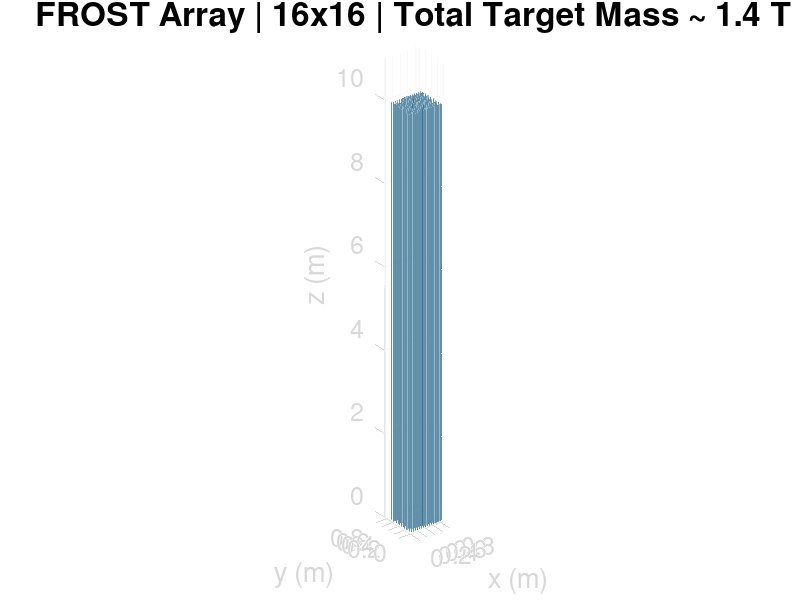

The MATLAB script that drew this image: (Note: this script raises an error after producing the figure.)
% hex -- base script for hex grid
% ~ Mark J. Duvall ~ mjduvall@hawaii.edu ~ 05/2022 ~ %
% NOTE: For the 16x16 array of 1"x10m tubes, the array dimensions are:
%   L   =   1.34 m
%   W   =   1.10 m
%   H   =  10.15 m
%   A_f =   1.48 m^2   % A_f = footprint area (i.e., just L*W)
%   V   =  15.01 m^3

%Copyright (C) 2022 Mark J. Duvall / T. Rocks Science
%
%    This program is free software: you can redistribute it and/or modify
%    it under the terms of the GNU General Public License as published by
%    the Free Software Foundation, either version 3 of the License, or
%    (at your option) any later version.
%
%    This program is distributed in the hope that it will be useful,
%    but WITHOUT ANY WARRANTY; without even the implied warranty of
%    MERCHANTABILITY or FITNESS FOR A PARTICULAR PURPOSE.  See the
%    GNU General Public License for more details.
%
%    You should have received a copy of the GNU General Public License
%    along with this program.  If not, see <http://www.gnu.org/licenses/>.

% general init
f = figure;
ax = axes;
% D = 25.4; %% SET SCALE: diameter in mm (for RAT-PAC compatibility)
D = .0254; %% SET SCALE: diameter in m
% D = .3; %% SET SCALE: diameter in m
S = 2 * D; % spacing
r = [1 1] * 0.5 * D; % tube radius
X = zeros(1,6);
Y = X;
L = 1000/2.54 * D; % tube height / tube diameter
% L = 10/2.54 * D; % tube height / tube diameter
% L = 10; % for development

% array size
maxrc_default = 16;
% b_maxrc = exist('maxrc');
% if b_maxrc ~= 0
%   maxrows = maxrc;
%   maxcols = maxrc;
% else
  maxrows = maxrc_default;
  maxcols = maxrc_default;
% endif


% dummy column
[x y z] = cylinder(r);
z = L * z;
% s0 = surfl(x,y,z);
hold on

% MAIN
for row = [1:maxrows]
  for col = [1:maxcols]
    if ( mod(row,2) == 0 )
      X(col) = S * col;
    else
      X(col) = S * col + S/2;
    endif
    Y(row) = S * row * sqrt(3)/2;
    s(row,col) = surfl( x + X(col), y + Y(row), z);
  end
end

% adjust plot
view(3)
grid on
xlim([0 (row+1)*S])
ylim([0 (col+1)*S])
zlim([0 L+1])
set(ax, 'dataaspectratio', [1 1 1])
set(s, 'facealpha', 0.5)
set(s, 'linestyle', 'none')
whitebg;

% annotations
set(gca, 'fontsize', 18)
titstr = sprintf("FROST Array | %dx%d | Total Target Mass ~ 1.4 T", maxrows, maxcols);
T = title(titstr);
set(T, 'color', 'k')
set(T, 'fontsize', 24)
xlabel 'x (m)'
ylabel 'y (m)'
zlabel 'z (m)'

% add human for scale
H = human3();

% final adjustments
xlim([-1.5 1.0])
ylim([0 1])
% set(gca, 'xtick', [-1.5:0.5:1.0])
set(gca, 'xtick', [-1.0:1.0:1.0])
set(gca, 'ytick', [0:0.5:1.0])
% set(H, 'linewidth', 3.0)
disp("Recommend running the following line:\nset(f, 'position', [1240 70 660 870])")
set(T, 'fontsize', 18)
set(gca, 'fontsize', 12)

% enable camera rotation for mouse
rotate3d on

% all pau!   )
